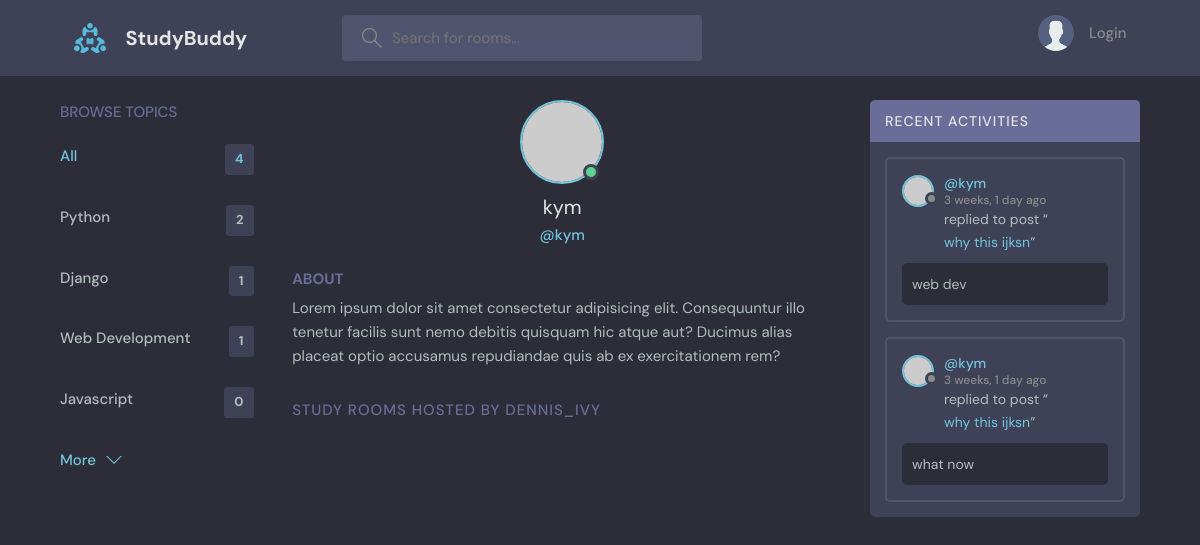
Before: /profile/4/ with the older database file.
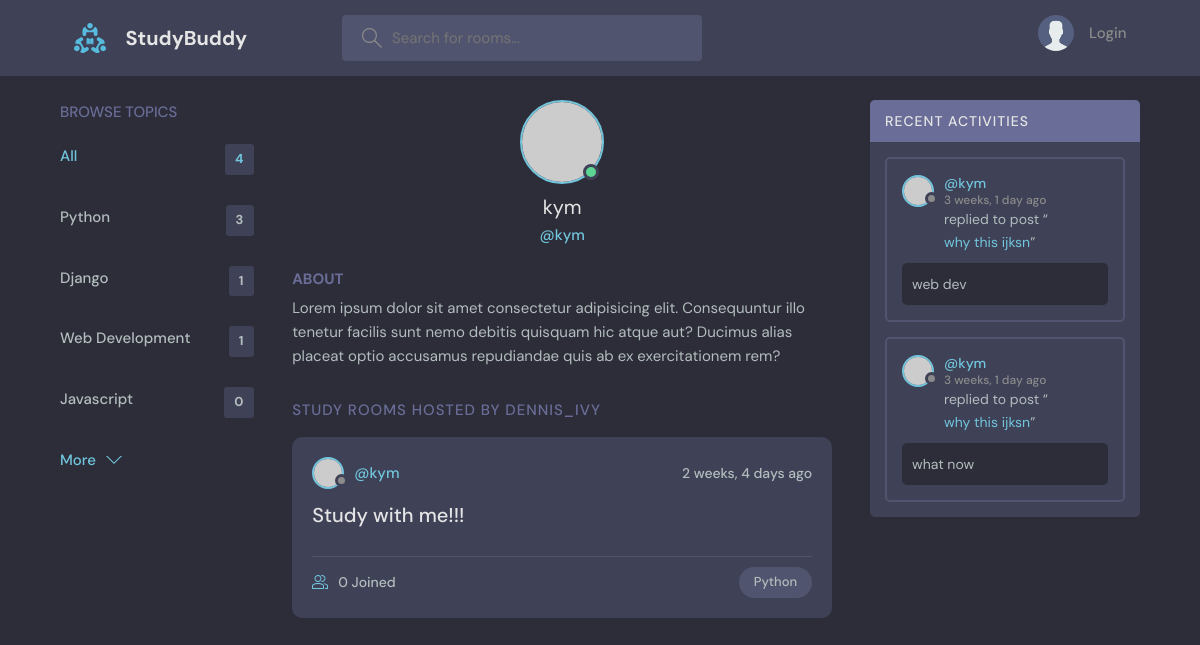
After: the same page with the newer database file.
### base/models.py (models this page shows, shortened)
class Topic(models.Model):
    name=models.CharField(max_length=200)

class Message(models.Model):
    user=models.ForeignKey(User,on_delete=models.CASCADE)
    room=models.ForeignKey(Room,on_delete=models.CASCADE)
    body=models.TextField()
    updated=models.DateTimeField(auto_now=True)
    created=models.DateTimeField(auto_now_add=True)
    class Meta:
       ordering=['-updated','-created']

class Room(models.Model):
    host=models.ForeignKey(User,on_delete=models.SET_NULL,null=True)
    topic=models.ForeignKey(Topic,on_delete=models.SET_NULL,null=True)
    name=models.CharField(max_length=200)
    description=models.TextField(null=True, blank=True)
    participants=models.ManyToManyField(User,related_name='participants',blank=True)
    updated=models.DateTimeField(auto_now=True)
    created=models.DateTimeField(auto_now_add=True)
    class Meta:
        ordering=['-updated','-created']
    def __str__(self):
        return self.name

### base/views.py (the view)
# urls.py: path('profile/<str:pk>/',views.userProfile,name="user-profile"),
def userProfile(request,pk):
    user =User.objects.get(id=pk)
    rooms=user.room_set.all()
    room_messages=user.message_set.all()
    topics=Topic.objects.all()
    context={'user':user,'rooms':rooms,'room_messages':room_messages,'topics':topics}
    return render(request,'base/profile.html',context)

### base/templates/base/profile.html (shortened to what this page needs)
{%extends 'main.html'%}
{% block content %}
  <main class="profile-page layout layout--3">
    <div class="container">
      {%include 'base/topics_component.html'%}
      <div class="roomList">
        <div class="profile">
          <div class="profile__avatar">
            <div class="avatar avatar--large active">
              <img src="https://randomuser.me/api/portraits/men/11.jpg" />
            </div>
          </div>
          <div class="profile__info">
            <h3>{{user.username}}</h3>
            <p>@{{user.username}}</p>
          </div>
          <div class="profile__about">
            <h3>About</h3>
            <p>
              Lorem ipsum dolor sit amet consectetur adipisicing elit. Consequuntur illo tenetur
              facilis sunt nemo debitis quisquam hic atque aut? Ducimus alias placeat optio
              accusamus repudiandae quis ab ex exercitationem rem?
            </p>
          </div>
        </div>
        <div class="roomList__header">
          <div>
            <h2>Study Rooms Hosted by dennis_ivy</a>
            </h2>
          </div>
        </div>
        {%include 'base/feed_component.html'%}
      </div>
      {%include 'base/activity_component.html'%}
    </div>
  </main>
  {% endblock content %}

### base/templates/base/topics_component.html
<div class="topics">
   <div class="topics__header">
     <h2>Browse Topics</h2>
   </div>
   <ul class="topics__list">
     <li>
       <a href="{% url 'home' %}" class="active">All <span>{{topics.count}}</span></a>
     </li>
     {%for topic in topics%}
     <li>
       <a href="{% url 'home' %}?q={{topic.name}}">{{topic.name}}<span>{{topic.room_set.all.count}}</span></a>
     </li>
     {%endfor%}
   </ul>
   <a class="btn btn--link" href="{% url 'topics'%}">
     More
     <svg version="1.1" xmlns="http://www.w3.org/2000/svg" width="32" height="32" viewBox="0 0 32 32">
       <title>chevron-down</title>
       <path d="M16 21l-13-13h-3l16 16 16-16h-3l-13 13z"></path>
     </svg>
   </a>
 </div>

### base/templates/base/feed_component.html (shortened to what this page needs)
{% for room in rooms%}
<div class="roomListRoom">
   <div class="roomListRoom__header">
     <a href="{% url 'user-profile' room.host.id %}" class="roomListRoom__author">
       <div class="avatar avatar--small">
         <img src="https://randomuser.me/api/portraits/women/11.jpg" />
       </div>
       <span>@{{room.host.username}}</span>
     </a>
     <div class="roomListRoom__actions">
       <span>{{room.created|timesince}} ago</span>
     </div>
   </div>
   <div class="roomListRoom__content">
     <a href="{%url 'room' room.id%}">{{room.name}}</a>
   </div>
   <div class="roomListRoom__meta">
     <a href="{%url 'room' room.id%}" class="roomListRoom__joined">
       {{room.participants.all.count}} Joined
     </a>
     <p class="roomListRoom__topic">{{room.topic.name}}</p>
   </div>
 </div>
 {% endfor %}

### base/templates/base/activity_component.html (shortened to what this page needs)
<div class="activities">
    <div class="activities__header">
      <h2>Recent Activities</h2>
    </div>
{%for message in room_messages%}
    <div class="activities__box">
      <div class="activities__boxHeader roomListRoom__header">
        <a href="{%url 'user-profile' message.user.id%}" class="roomListRoom__author">
          <div class="avatar avatar--small">
            <img src="https://randomuser.me/api/portraits/women/11.jpg" />
          </div>
          <p>
            @{{message.user}}
            <span>{{message.created|timesince}} ago</span>
          </p>
        </a>
      </div>
      <div class="activities__boxContent">
        <p>replied to post “<a href="{%url 'room' message.room.id%}">{{message.room}}</a>”</p>
        <div class="activities__boxRoomContent">
          {{message.body}}
        </div>
      </div>
    </div>
    {%endfor%}
  </div>

Changed rows visible on the page:
computed for Topic "Python": room_set.all.count "2" → "3"
added Room: host.username "kym", created "2 weeks, 4 days", name "Study with me!!!", participants.all.count "0", topic.name "Python"
